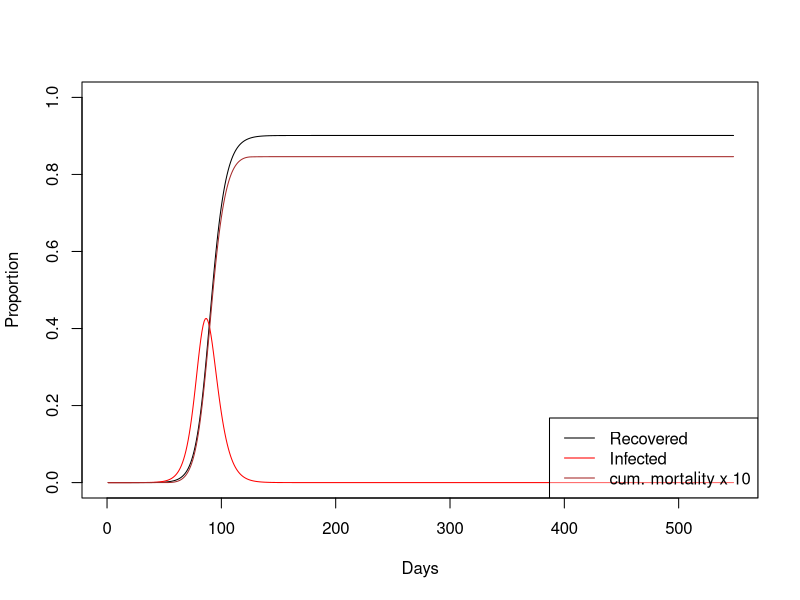
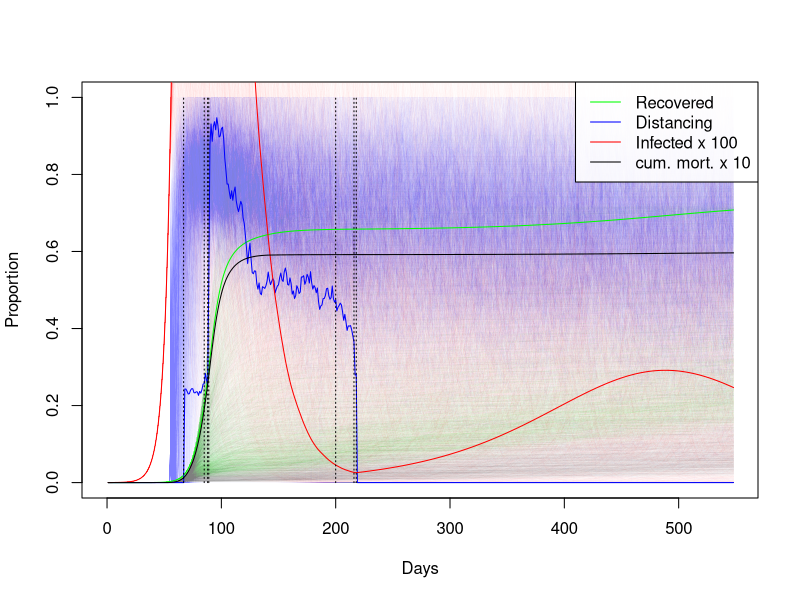
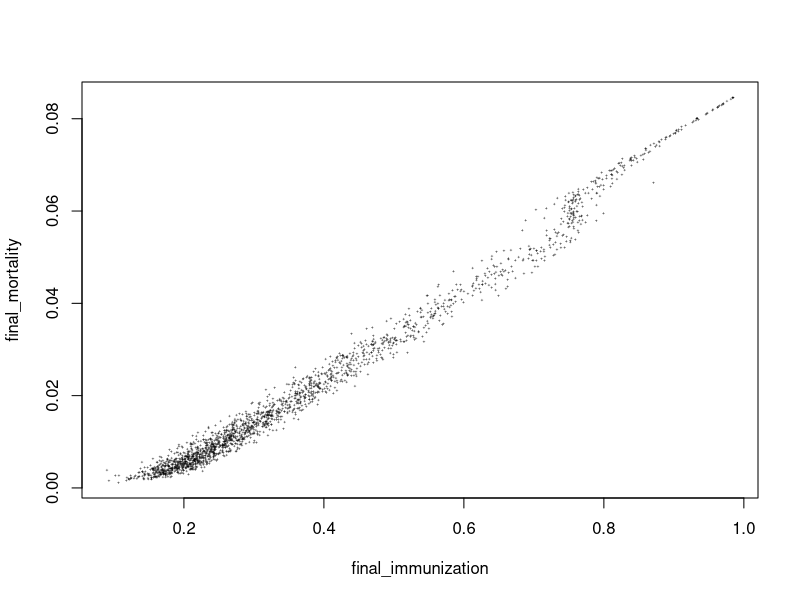

The R source for these figures, in order:
## Simulation of management of Covid-19 outbreak in the UK.
library(nleqslv) # nonlinear solver

# Parameters (unit: days)
incubation_time <- 5.1 # Ferguson et al. 
incubation_time <- incubation_time +1 # fudge to reproduce R0 and generation time 
start_trans_symp <- incubation_time - 0.5 # Ferguson et al. 
start_trans_asymp <- start_trans_symp # Ferguson et al. 
prop_symptoms <- 0.2 # https://www.thelancet.com/journals/lancet/article/PIIS0140-6736(20)30567-5/fulltext
#prop_symptoms <- 1/3 # Ferguson et al. 
prop_critical <- 0.06 # To be implemented # https://www.thelancet.com/journals/lancet/article/PIIS0140-6736(20)30567-5/fulltext
mean_generation_time <- 6.5 # Ferguson et al. 
#generation_time_alpha <- 3 # shape parameter of an assumed gamma distribution, https://academic.oup.com/biostatistics/article/12/2/303/280518
generation_time_alpha <- 2 # 1 # shape parameter of an assumed gamma distribution, fudge to reproduce r
R0 <- 2.4 # Ferguson et al. 
inf_symp_asymp_ratio <- 2  # Ferguson et al.  
UK_population_size <- 66.44e6
pop_size <- UK_population_size

case_fatality_rate_1 <- 0.009 # hospitals below capacity # to be implemented...
case_fatality_rate_2 <- 0.09 # hospitals over capacity # to be implemented...
hospitalization_rate <- 0.044 # to be implemented...
critical_care_rate <- 0.044 * 0.3 # to be implemented...
critical_care_hospital_time <- 10
hospital_load_factor <- 
  critical_care_rate * critical_care_hospital_time / 
  mean_generation_time
critical_care_beds <- 8175 # uk number of respirators 
## Threshold for proportion infected:
critical_care_beds / (hospital_load_factor * pop_size) 

# ## Check:
# r <- (R0^(1/generation_time_alpha)-1) * generation_time_alpha/mean_generation_time;
# # linear growth rate
# r
# # doubling time
# #exp(r*T_double)==2 -> T_double == log(2)/r
# log(2)/r

policy_intervention_rate <- 1/6 # https://lab.gedidigital.it/gedi-visual/2020/coronavirus-i-contagi-in-italia/




# Stages:
stages <- c(
  "S", # susceptible
  "Is1", # symptomatic infected no trans
  "Is2", # symptomatic infected trans
  "Ia1", # symptomatic asymptomatic no trans
  "Ia2", # symptomatic asymptomatic trans
  "R", # recovered or deceased
  c() )
n_stages <- length(stages)

# Infected stages
IStages <- c("Is1", "Is2", "Ia1", "Ia2")
# Infectious (test postive) stages
PStages <- c("Is2", "Ia2")


## Linear dynamics:
# We still need to adjust two parameters: 
# Is2_inf: infectiousness of Is2 srage (scales other stages)
# rec_rate: recovery rate of transmitting individuals
# This adjustment is done such as fitting R0 and mean_generation_time

## The "survivial" part of the population matrix
SS_calc <- function(Is2_inf,rec_rate){
  SS <- matrix(0,nrow = n_stages,ncol= n_stages,
               dimnames = list(Next=stages,Current=stages) )
  SS["S","S"] <- 1
  SS["Is2","Is1"] <- 1/start_trans_symp
  SS["Is1","Is1"] <- 1-1/start_trans_symp
  SS["Ia2","Ia1"] <- 1/start_trans_asymp
  SS["Ia1","Ia1"] <- 1-1/start_trans_asymp
  SS["R","Ia2"] <- rec_rate
  SS["Ia2","Ia2"] <- 1-rec_rate
  SS["R","Is2"] <- rec_rate
  SS["Is2","Is2"] <- 1-rec_rate
  SS["R","R"] <- 1
  return(SS)
}

## Density indepent factor of the "fertility" (= transmission) matrix
FF0_calc <- function(Is2_inf,rec_rate){
  FF0 <- matrix(0,nrow = n_stages,ncol= n_stages,
                dimnames = list(Next=stages,Current=stages) )
  FF0["Is1","Is2"] <- Is2_inf * prop_symptoms 
  FF0["Ia1","Is2"] <- Is2_inf * (1-prop_symptoms)
  FF0["Is1","Ia2"] <- Is2_inf * prop_symptoms  / inf_symp_asymp_ratio
  FF0["Ia1","Ia2"] <- Is2_inf * (1-prop_symptoms)  / inf_symp_asymp_ratio
  return(FF0)
}

## Calculate the "fertility" (= transmission) part of the population matrix
FF_calc <- function(Is2_inf,rec_rate){
  FF0 <- FF0_calc(Is2_inf,rec_rate)
  return(FF0 * pop_size)
}

eigenvalue_index <- function(eig_values){
  w <- which(abs(eig_values)==eig_values & eig_values != 1)
  return(w[which.max(eig_values[w])])
}

get_mean_generation_time <- function(SS,FF){
  # See page 842 of Bienvenu, F.; Legendre, S. (2015). "A New Approach to the Generation Time in Matrix Population Models" (PDF). The American Naturalist. 185 (6): 834–843. doi:10.1086/681104. PMID 25996867.
  L <- SS+FF
  eig <- eigen(L)
  i <- eigenvalue_index(eig$values)
  w <- eig$vectors[,i]
  t_eig <- eigen(t(L))
  j <- min(which(abs(t_eig$values - eig$values[i])<1e-10))
  v <- t_eig$vectors[,j]
  if(abs(t(v) %*% w)<1e-10) {
    print(c(i,j))
    print(eig$values)
    print(t_eig$values)
    print(w)
    print(v)
    stop("Potential eigenvector index mixup")
  }
  T_gen <- 1 + (t(v) %*% SS %*% w) / (t(v) %*% FF %*% w) 
  return(T_gen)
}

R0_and_Tgen <- function(SS,FF){
  L <- SS + FF
  Tgen <- get_mean_generation_time(SS,FF)
  eig <- eigen(L[IStages,IStages])
  i <- eigenvalue_index(eig$values)
  r <- log(eig$values[i])
  # https://beast.community/estimating_R0
  # https://www.sciencedirect.com/science/article/pii/S1755436518300847
  generation_time_beta <- generation_time_alpha / Tgen
  R0 <- (1+r/generation_time_beta)^generation_time_alpha
  return(c(R0,Tgen))
}

R0_and_Tgen_diff <- function(x){
  as.numeric(
    with(as.list(x),
         R0_and_Tgen(SS_calc(Is2_inf,rec_rate),FF_calc(Is2_inf,rec_rate)) - 
           c(R0,mean_generation_time) ))
}
initialGuess <- c(Is2_inf=5.234017e-07/20,rec_rate=0.01 )
# #Tests
# with(as.list(initialGuess),
#      SS_calc(Is2_inf,rec_rate)+FF_calc(Is2_inf,rec_rate))
# with(as.list(initialGuess),
#      get_mean_generation_time(SS_calc(Is2_inf,rec_rate),FF_calc(Is2_inf,rec_rate)))
# with(as.list(initialGuess),
#      R0_and_Tgen(SS_calc(Is2_inf,rec_rate),FF_calc(Is2_inf,rec_rate)))
R0_and_Tgen_diff(initialGuess)

## Find parameters to fit R0 and generation time
fit <- nleqslv(initialGuess,R0_and_Tgen_diff);
fit$message  # should be "Function criterion near zero" or "x-values within tolerance 'xtol'"
fit$x
## double check
with(as.list(fit$x),
     R0_and_Tgen(SS_calc(Is2_inf,rec_rate),FF_calc(Is2_inf,rec_rate)))

SS <- with(as.list(fit$x),SS_calc(Is2_inf,rec_rate))
FF <- with(as.list(fit$x),FF_calc(Is2_inf,rec_rate))
FF0 <- with(as.list(fit$x),FF0_calc(Is2_inf,rec_rate))
L <- SS + FF

  
IStages <- c("Is1", "Is2", "Ia1", "Ia2")
#get_mean_generation_time(SS[IStages,IStages],FF[IStages,IStages])
linear_growth_rate <- # linear growth rate r should be around 0.2
  log(eigen(L[IStages,IStages])$values[1]) 
linear_growth_rate

# Non-linear dynamics
n_steps <- 365 * 1.5
state <- matrix(0, nrow=n_steps+1, ncol=n_stages)
colnames(state) <- stages
S_index <- which(stages == "S")
state[1,"Ia1"] <- 100
state[1,"S"] <- pop_size - state[1,"Ia1"]
deaths <- rep(NA,n_steps+1) # deaths per step
deaths[1] <- 0

compute_deaths <- function(state_snippet){
  total_infected <- sum(state_snippet[1,IStages])
  respirator_demand <- hospital_load_factor * total_infected
  with_respirator <- min(critical_care_beds, respirator_demand)
  without_respirator <- respirator_demand - with_respirator
  fatality_rate <-
    (with_respirator * case_fatality_rate_1 + without_respirator * case_fatality_rate_2)/
    respirator_demand
  rec <- state_snippet[2,"R"] - state_snippet[1,"R"]
  deaths <- rec * fatality_rate
  return(deaths)
}

## Simulate without policy interventions
plot(c(0),type="n",ylim=c(0,1),xlim=c(0,n_steps),xlab="Days",ylab="Proportion")
for(i in 1:n_steps){
  Lx <- SS + FF0 * state[i,"S"]
  state[i+1,] <- Lx %*% state[i,]
  state[i+1,"S"] <- pop_size - sum(state[i+1,-S_index])
  deaths[i+1] <- compute_deaths(state[c(0,1)+i,])
}
lines((state[,"R"]-cumsum(deaths))/pop_size,col="black",type="l")
lines(rowSums(state[,IStages])/pop_size,col="red",type="l")
lines(cumsum(deaths)/pop_size*1e1,col="brown",type="l")
legend(x="bottomright",
       legend = c("Recovered","Infected","cum. mortality x 10"),
       col=c("black","red","brown"),lty=1,bg=rgb(1,1,1,alpha = 0.4))

## Simulate policy interventions with uncertainty
dfac <- rep(NA,n_steps+1) # social distancing factor, the controll parameter
dfac[1] <- 1 # social distancing factor, the controll parameter
growth_rate <- linear_growth_rate
n_runs <- 2000
plotting <- TRUE
other_runs_transparency <- 10/n_runs
# plot(c(0),type="n",ylim=c(0,1),xlim=c(0,n_steps),ylab="Proportion immunized",xlab="Days")
# plot(c(0),type="n",ylim=c(0,1),xlim=c(0,n_steps),ylab="Social Distancing Factor",xlab="Days")
# plot(c(0),type="n",ylim=c(0,1),xlim=c(0,n_steps),ylab="Proportion infected",xlab="Days")
plot(c(0),type="n",ylim=c(0,1),xlim=c(0,n_steps),xlab="Days",ylab="Proportion")
final_mortality <- rep(NA,n_runs)
final_immunization <- rep(NA,n_runs)
for(run in 1:n_runs){
  policy_intervention_times <- c()
  for(i in 1:n_steps){
    dfac[i+1] <- 1-exp(min(0,(log(1-dfac[i])+rnorm(1,-1/(30*6),1/30)))) # decline of compliance
    if(runif(1)< policy_intervention_rate){# adjust policy:
      if(state[i,"Is2"]/pop_size > 0.0005 && growth_rate > 0){ # more measures
        dfac[i+1] <- dfac[i+1] * runif(1,0.2,1) # outcome is uncertain
        policy_intervention_times <-
          append(policy_intervention_times,i)
      }else if(dfac[i+1] < 1 && state[i,"Is2"]/pop_size < 0.0001 && growth_rate <  0){ # less measures
        current_R <- R0_and_Tgen(SS,FF0 * state[i,"S"] * dfac[i])[1]
        if(is.na(current_R) || current_R < 1){
          dfac[i+1] <- min(1,dfac[i+1]*runif(1,1,2)) # outcome uncertain
          policy_intervention_times <-
            append(policy_intervention_times,i)
        }
      }
    }
    Lx <- SS + FF0 * state[i,"S"] * dfac[i+1]
    state[i+1,] <- Lx %*% state[i,]
    state[i+1,"S"] <- pop_size - sum(state[i+1,-S_index])
    deaths[i+1] <- compute_deaths(state[c(0,1)+i,])
    growth_rate <- log(sum(state[i+1,PStages])/sum(state[i,PStages]))
  }
  if(plotting || run == n_runs){
    line_alpha <- ifelse(run > n_runs-1,1,other_runs_transparency)*255
    plotcol <- do.call(rgb,as.list(c(col2rgb("green"),alpha=line_alpha,max = 255)))
    lines((state[,"R"]-cumsum(deaths))/pop_size,col=plotcol,type="l")
    plotcol <- do.call(rgb,as.list(c(col2rgb("blue"),alpha=line_alpha,max = 255)))
    lines(1-dfac,col=plotcol,type="l")
    plotcol <- do.call(rgb,as.list(c(col2rgb("red"),alpha=line_alpha,max = 255)))
    lines(100*rowSums(state[,IStages])/pop_size,col=plotcol,type="l")
    plotcol <- do.call(rgb,as.list(c(col2rgb("black"),alpha=line_alpha,max = 255)))
    lines(cumsum(deaths)/pop_size * 1e1,col=plotcol,type="l")
  }
  final_mortality[run] <- sum(deaths)/pop_size
  final_immunization[run] <- 
    (state[n_steps,"R"]-sum(deaths))/(pop_size-sum(deaths))
}
for(t in policy_intervention_times){
  lines(c(t,t),c(0,1), col="black", lty=3)
}
legend(x="topright",
       legend = c("Recovered","Distancing","Infected x 100","cum. mort. x 10"),
       col=c("green","blue","red","black"),lty=1,bg=rgb(1,1,1,alpha = 0.9))
plot(final_immunization,final_mortality,pch="+",cex=0.3)
